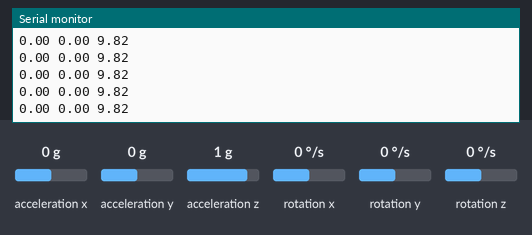
This sketch was run on a simulated Arduino Uno, built with avr-gcc and run on an emulated ATmega328P. Shown: the last lines printed to the serial monitor. Wiring (inferred from the names in the program): MPU-6050 motion sensor at I2C address 0x68. Inputs (shaded band) come from the test bench; at power-on: acceleration x 0 g, acceleration y 0 g, acceleration z 1 g, rotation x 0 °/s, rotation y 0 °/s, rotation z 0 °/s.

Above: at 1.2 s.
1.3 s: acceleration x set to -1.4 g
At 2.1 s:
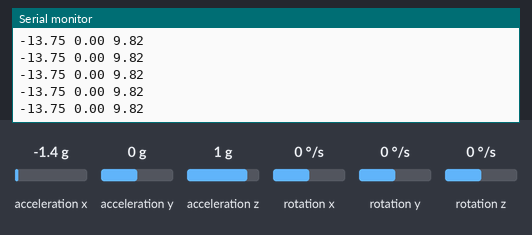
2.8 s: acceleration y set to -1.4 g
At 3.3 s:
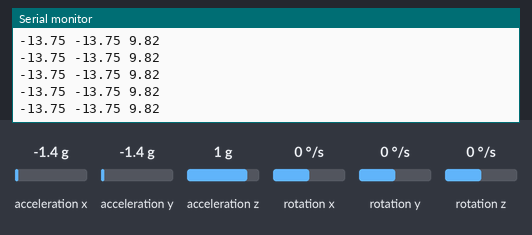
5.8 s: acceleration z set to -1.4 g
At 6.6 s:
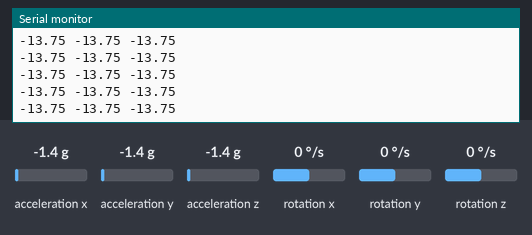
Timing chart, 0 to 8.8 s (numbered marks = the images above; inputs shaded):
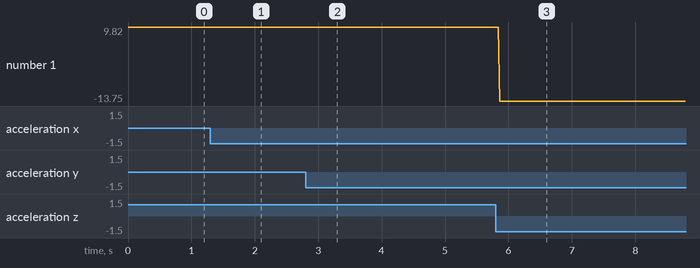

The sketch:

elchapo.ino
```cpp
#include "Wire.h" // This library allows you to communicate with I2C devices.

const int MPU_ADDR = 0x68; // I2C address of the MPU-6050. If AD0 pin is set to HIGH, the I2C address will be 0x69.

int16_t accelerometer_x, accelerometer_y, accelerometer_z; // variables for accelerometer raw data
int16_t gyro_x, gyro_y, gyro_z; // variables for gyro raw data
int16_t temperature; // variables for temperature data

char tmp_str[7]; // temporary variable used in convert function

char* convert_int16_to_str(int16_t i) { // converts int16 to string. Moreover, resulting strings will have the same length in the debug monitor.
  sprintf(tmp_str, "%6d", i);
  return tmp_str;
}

void setup() {
  Serial.begin(9600);
  Wire.begin();
  Wire.beginTransmission(MPU_ADDR); // Begins a transmission to the I2C slave (GY-521 board)
  Wire.write(0x6B); // PWR_MGMT_1 register
  Wire.write(0); // set to zero (wakes up the MPU-6050)
  Wire.endTransmission(true);
}
void loop() {
  Wire.beginTransmission(MPU_ADDR);
  Wire.write(0x3B); // starting with register 0x3B (ACCEL_XOUT_H) [MPU-6000 and MPU-6050 Register Map and Descriptions Revision 4.2, p.40]
  Wire.endTransmission(false); // the parameter indicates that the Arduino will send a restart. As a result, the connection is kept active.
  Wire.requestFrom(MPU_ADDR, 7*2, true); // request a total of 7*2=14 registers

  // "Wire.read()<<8 | Wire.read();" means two registers are read and stored in the same variable
  accelerometer_x = Wire.read()<<8 | Wire.read(); // reading registers: 0x3B (ACCEL_XOUT_H) and 0x3C (ACCEL_XOUT_L)
  accelerometer_y = Wire.read()<<8 | Wire.read(); // reading registers: 0x3D (ACCEL_YOUT_H) and 0x3E (ACCEL_YOUT_L)
  accelerometer_z = Wire.read()<<8 | Wire.read(); // reading registers: 0x3F (ACCEL_ZOUT_H) and 0x40 (ACCEL_ZOUT_L)
  temperature = Wire.read()<<8 | Wire.read(); // reading registers: 0x41 (TEMP_OUT_H) and 0x42 (TEMP_OUT_L)
  gyro_x = Wire.read()<<8 | Wire.read(); // reading registers: 0x43 (GYRO_XOUT_H) and 0x44 (GYRO_XOUT_L)
  gyro_y = Wire.read()<<8 | Wire.read(); // reading registers: 0x45 (GYRO_YOUT_H) and 0x46 (GYRO_YOUT_L)
  gyro_z = Wire.read()<<8 | Wire.read(); // reading registers: 0x47 (GYRO_ZOUT_H) and 0x48 (GYRO_ZOUT_L)

  // print out data
  Serial.print(accelerometer_x / 16384.00*9.82);
  Serial.print(" "); Serial.print(accelerometer_y / 16384.00*9.82);
  Serial.print(" "); Serial.print(accelerometer_z / 16384.00*9.82);
  Serial.println();

  // delay
  delay(10);
}
```

Measured:
- after the input at 1.3 s, the serial monitor: prints a new line after 0.07 s (image 1)
- after the input at 2.8 s, the serial monitor: prints a new line after 0.06 s (image 2)
- after the input at 5.8 s, the serial monitor: prints a new line after 0.06 s (image 3)
- plotted number 1: 9.82 → -13 after the input at 5.8 s
